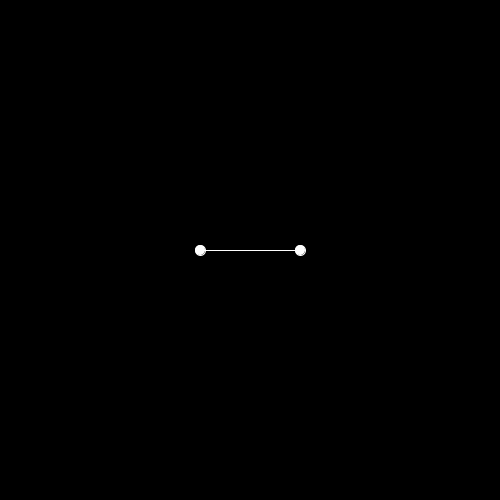
Frame 1 (no input)
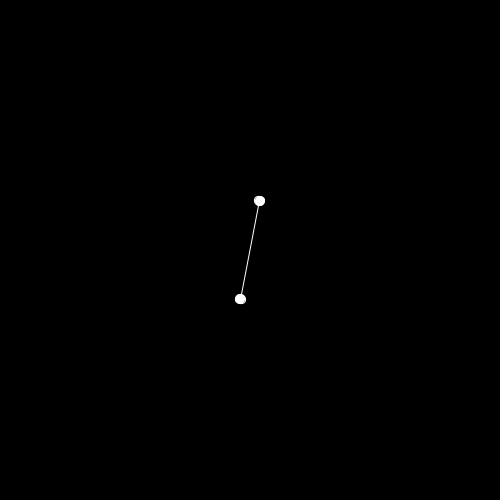
Frame 60 (the mouse pressed at the canvas centre just before this capture)
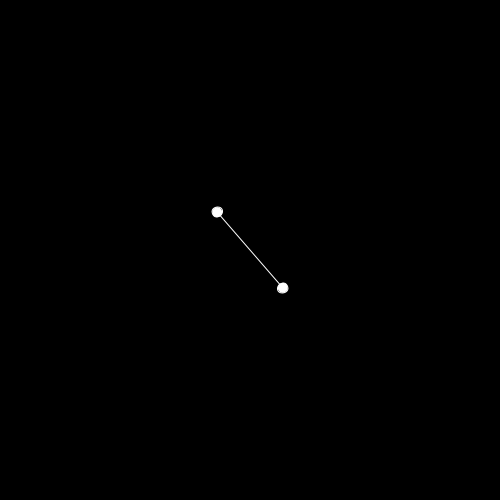
Frame 120 (the mouse held since frame 60 and released just before this capture)

The Processing sketch that drew these frames (run headless with seeded random() and noise(); from frame 60 on, the mouse is pressed at the canvas centre):

// Processing sketch: NOC_ChapterIII_Oscillations_AngularMotion_Ex3_1_Orig
// ── NOC_ChapterIII_Oscillations_AngularMotion_Ex3_1_Orig.pde
float angle         = 0;
float aVelocity     = 0;
float aAcceleration = 0.001;

void setup(){
  size(500, 500);
 
}

void draw(){
  background(0);

  fill(255);
  stroke(255);
  translate(width/2, height/2);
  rectMode(CENTER);
  rotate(angle);
  line(-50,0,50,0);
  ellipse(50,0, 10,10);
  ellipse(-50,0,10,10);
  
  aVelocity += aAcceleration;
  angle += aVelocity;
 
}
